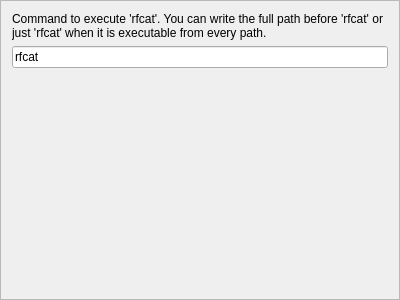
<?xml version="1.0" encoding="UTF-8"?>
<ui version="4.0">
 <class>RfCatSettings</class>
 <widget class="QFrame" name="RfCatSettings">
  <property name="geometry">
   <rect>
    <x>0</x>
    <y>0</y>
    <width>400</width>
    <height>300</height>
   </rect>
  </property>
  <property name="windowTitle">
   <string>Frame</string>
  </property>
  <property name="frameShape">
   <enum>QFrame::StyledPanel</enum>
  </property>
  <property name="frameShadow">
   <enum>QFrame::Raised</enum>
  </property>
  <layout class="QVBoxLayout" name="verticalLayout">
   <item>
    <widget class="QLabel" name="label">
     <property name="text">
      <string>Command to execute 'rfcat'. You can write the full path before 'rfcat' or just 'rfcat' when it is executable from every path.</string>
     </property>
     <property name="wordWrap">
      <bool>true</bool>
     </property>
    </widget>
   </item>
   <item>
    <widget class="QLineEdit" name="rfcat_executable">
     <property name="text">
      <string>rfcat</string>
     </property>
    </widget>
   </item>
   <item>
    <widget class="QLabel" name="info">
     <property name="font">
      <font>
       <italic>true</italic>
      </font>
     </property>
     <property name="text">
      <string/>
     </property>
    </widget>
   </item>
   <item>
    <spacer name="verticalSpacer">
     <property name="orientation">
      <enum>Qt::Vertical</enum>
     </property>
     <property name="sizeHint" stdset="0">
      <size>
       <width>20</width>
       <height>40</height>
      </size>
     </property>
    </spacer>
   </item>
  </layout>
 </widget>
 <resources/>
 <connections/>
</ui>
